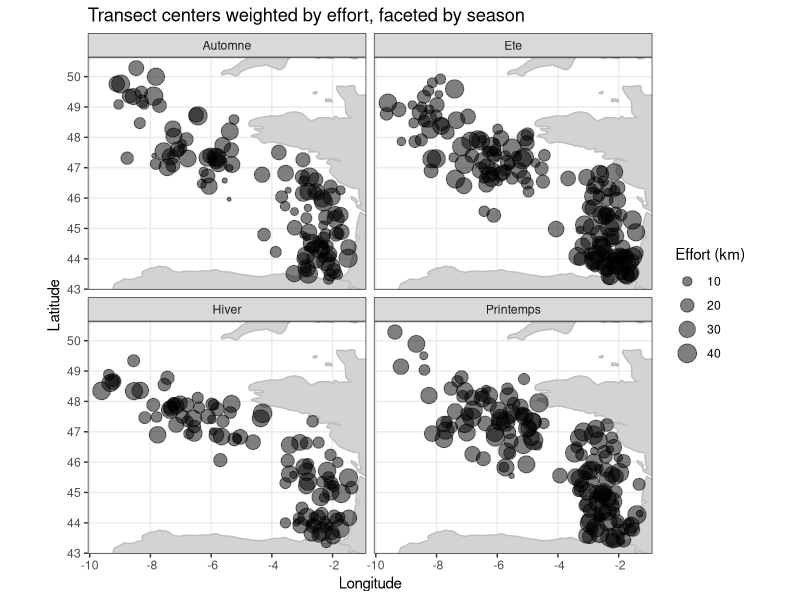
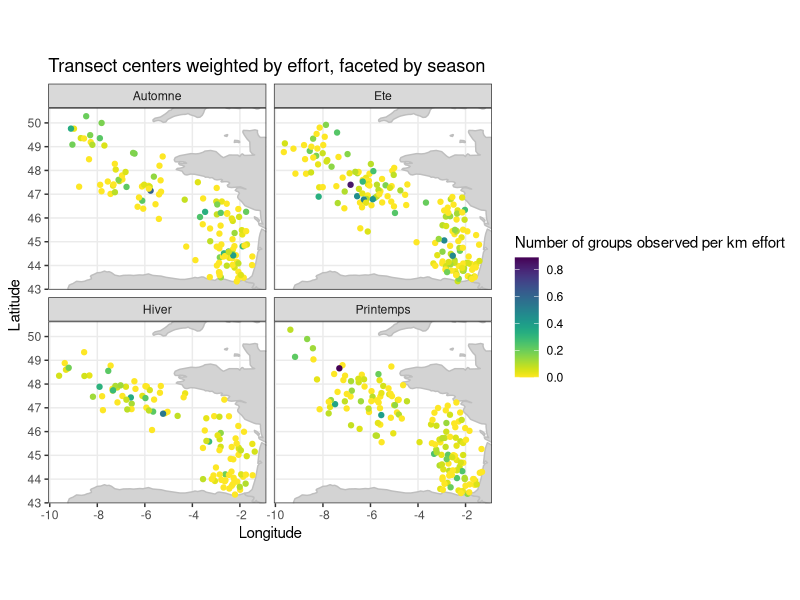
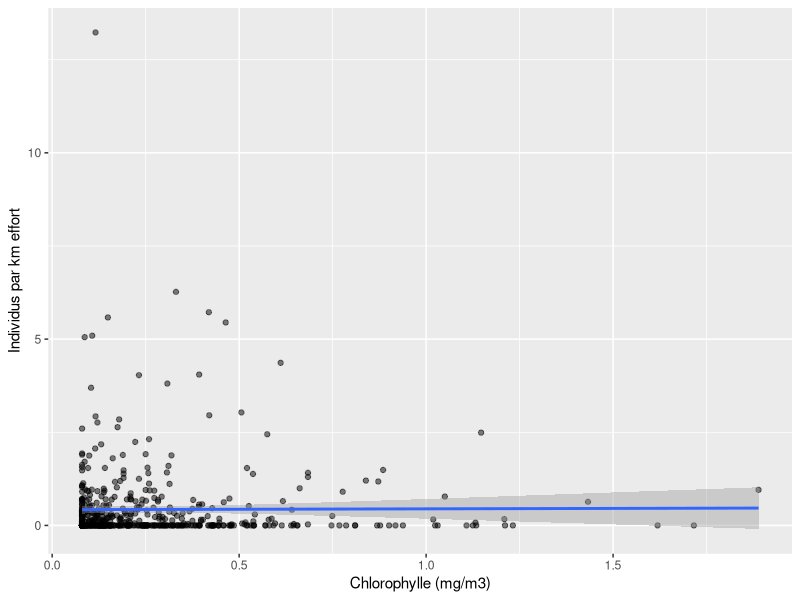

Write the R code that produced these figures, in order.
## ---- chunk 1
suppressPackageStartupMessages({
  library(dplyr)
  library(ggplot2)
  library(sf) # for working with spatial features, which is basically a dataframe with latitude/longitude explicity recognized
  library(viridis) # color schemes
  library(tidyr) # replace_na
})

cetaces <- read.csv("../jeux_de_donnees/Cetaces_Transects.csv", sep= ";", dec=".", skip=1)
#cetaces_sf <- st_as_sf(cetaces, coords=c("lon", "lat"), crs=4326)

dplyr::glimpse(cetaces)
## ---- chunk 2
world_polygons <- map_data("world") # public dataset

# X/Y bounds of the cetaces dataset, used to crop the figure
xybounds <- list(
  "x" = c(min(cetaces$lon), max(cetaces$lon)),
  "y" = c(min(cetaces$lat), max(cetaces$lat))
)

ggplot() +
  geom_polygon(data = world_polygons, aes(long, lat, group = group), fill = "lightgray", col = "gray") +
  geom_point(data = cetaces, aes(x = lon, y = lat, size = effort_km), alpha = 0.5) +
  facet_wrap(~saison) +
  coord_sf(xlim = xybounds$x, ylim = xybounds$y, expand = TRUE) +
  labs(title = "Transect centers weighted by effort, faceted by season", 
       x = "Longitude", y = "Latitude", size = "Effort (km)") + 
  theme_bw()

## ---- chunk 3
cetaces <- cetaces |>
  mutate(nb_groupes_obspareffort = nb_groupes_observes/effort_km,
         presence = presence == 1) # incorrectly read in as a continuous variable when is boolean

ggplot() +
  geom_polygon(data = world_polygons, aes(long, lat, group = group), fill = "lightgray", col = "gray") +
  geom_point(data = cetaces, aes(x = lon, y = lat, 
                                 color = nb_groupes_obspareffort)) + # fade out absences a bit
  scale_color_viridis(option = "viridis", direction = -1) + 
  facet_wrap(~saison) +
  coord_sf(xlim = xybounds$x, ylim = xybounds$y, expand = TRUE) +
  labs(title = "Transect centers weighted by effort, faceted by season", 
       x = "Longitude", y = "Latitude", color = "Number of groups observed per km effort") + 
  theme_bw()

## ---- chunk 4
cetaces_mod = cetaces |>
  mutate(taille_groupe_moyenne = replace_na(taille_groupe_moyenne, 0), 
    ind_per_effort = nb_groupes_observes * taille_groupe_moyenne / effort_km)

ggplot(cetaces_mod, aes(chlorophylle_mgm3, ind_per_effort)) +
  geom_point(alpha = .5) +
  labs(x = "Chlorophylle (mg/m3)", y = "Individus par km effort") +
  stat_smooth(method = "lm",
              formula = y ~ x,
              geom = "smooth")
